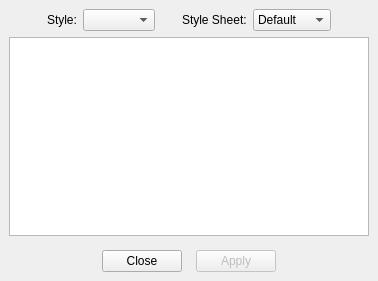
<?xml version="1.0" encoding="UTF-8"?>
<ui version="4.0">
 <class>Style_Edit</class>
 <widget class="QWidget" name="Style_Edit">
  <property name="windowTitle">
   <string>Style Editor</string>
  </property>
  <property name="geometry">
   <rect>
    <x>0</x>
    <y>0</y>
    <width>369</width>
    <height>281</height>
   </rect>
  </property>
  <layout class="QGridLayout">
   <property name="leftMargin">
    <number>9</number>
   </property>
   <property name="topMargin">
    <number>9</number>
   </property>
   <property name="rightMargin">
    <number>9</number>
   </property>
   <property name="bottomMargin">
    <number>9</number>
   </property>
   <property name="spacing">
    <number>6</number>
   </property>
   <item row="0" column="2">
    <widget class="QComboBox" name="styleCombo">
     <property name="sizePolicy">
      <sizepolicy hsizetype="Preferred" vsizetype="Fixed">
       <horstretch>0</horstretch>
       <verstretch>0</verstretch>
      </sizepolicy>
     </property>
    </widget>
   </item>
   <item row="0" column="0">
    <spacer name="horizontalSpacer_1">
     <property name="sizeType">
      <enum>QSizePolicy::MinimumExpanding</enum>
     </property>
     <property name="sizeHint" stdset="0">
      <size>
       <width>32</width>
       <height>20</height>
      </size>
     </property>
     <property name="orientation">
      <enum>Qt::Horizontal</enum>
     </property>
    </spacer>
   </item>
   <item row="3" column="0" colspan="7">
    <layout class="QHBoxLayout">
     <property name="spacing">
      <number>6</number>
     </property>
     <property name="leftMargin">
      <number>0</number>
     </property>
     <property name="topMargin">
      <number>0</number>
     </property>
     <property name="rightMargin">
      <number>0</number>
     </property>
     <property name="bottomMargin">
      <number>0</number>
     </property>
     <item>
      <spacer name="horizontalSpacer_4">
       <property name="sizeHint" stdset="0">
        <size>
         <width>40</width>
         <height>20</height>
        </size>
       </property>
       <property name="orientation">
        <enum>Qt::Horizontal</enum>
       </property>
      </spacer>
     </item>
     <item>
      <widget class="QPushButton" name="closePB">
       <property name="text">
        <string>Close</string>
       </property>
      </widget>
     </item>
     <item>
      <spacer name="horizontalSpacer_5">
       <property name="sizeType">
        <enum>QSizePolicy::Fixed</enum>
       </property>
       <property name="sizeHint" stdset="0">
        <size>
         <width>8</width>
         <height>20</height>
        </size>
       </property>
       <property name="orientation">
        <enum>Qt::Horizontal</enum>
       </property>
      </spacer>
     </item>
     <item>
      <widget class="QPushButton" name="applyPB">
       <property name="text">
        <string>Apply</string>
       </property>
       <property name="enabled">
        <bool>false</bool>
       </property>
      </widget>
     </item>
     <item>
      <spacer name="horizontalSpacer_6">
       <property name="sizeHint" stdset="0">
        <size>
         <width>40</width>
         <height>20</height>
        </size>
       </property>
       <property name="orientation">
        <enum>Qt::Horizontal</enum>
       </property>
      </spacer>
     </item>
    </layout>
   </item>
   <item row="0" column="6">
    <spacer name="horizontalSpacer_3">
     <property name="sizeType">
      <enum>QSizePolicy::MinimumExpanding</enum>
     </property>
     <property name="sizeHint" stdset="0">
      <size>
       <width>32</width>
       <height>20</height>
      </size>
     </property>
     <property name="orientation">
      <enum>Qt::Horizontal</enum>
     </property>
    </spacer>
   </item>
   <item row="0" column="1">
    <widget class="QLabel" name="label_7">
     <property name="text">
      <string>Style:</string>
     </property>
     <property name="sizePolicy">
      <sizepolicy hsizetype="Fixed" vsizetype="Preferred">
       <horstretch>0</horstretch>
       <verstretch>0</verstretch>
      </sizepolicy>
     </property>
    </widget>
   </item>
   <item row="0" column="3">
    <spacer name="horizontalSpacer_2">
     <property name="sizeType">
      <enum>QSizePolicy::Fixed</enum>
     </property>
     <property name="sizeHint" stdset="0">
      <size>
       <width>15</width>
       <height>16</height>
      </size>
     </property>
     <property name="orientation">
      <enum>Qt::Horizontal</enum>
     </property>
    </spacer>
   </item>
   <item row="0" column="5">
    <widget class="QComboBox" name="styleSheetCombo">
     <item>
      <property name="text">
       <string>Default</string>
      </property>
     </item>
     <item>
      <property name="text">
       <string>Coffee</string>
      </property>
     </item>
     <item>
      <property name="text">
       <string>Pagefold</string>
      </property>
     </item>
     <item>
      <property name="text">
       <string>Shiny</string>
      </property>
     </item>
    </widget>
   </item>
   <item row="0" column="4">
    <widget class="QLabel" name="label_8">
     <property name="text">
      <string>Style Sheet:</string>
     </property>
     <property name="sizePolicy">
      <sizepolicy hsizetype="Fixed" vsizetype="Preferred">
       <horstretch>0</horstretch>
       <verstretch>0</verstretch>
      </sizepolicy>
     </property>
    </widget>
   </item>
   <item row="1" column="0" colspan="7">
    <widget class="QTextEdit" name="styleTextEdit"/>
   </item>
   <item row="2" column="0">
    <spacer name="verticalSpacer">
     <property name="sizeType">
      <enum>QSizePolicy::Fixed</enum>
     </property>
     <property name="sizeHint" stdset="0">
      <size>
       <width>30</width>
       <height>8</height>
      </size>
     </property>
     <property name="orientation">
      <enum>Qt::Vertical</enum>
     </property>
    </spacer>
   </item>
  </layout>
 </widget>
 <resources/>
 <connections/>
</ui>
